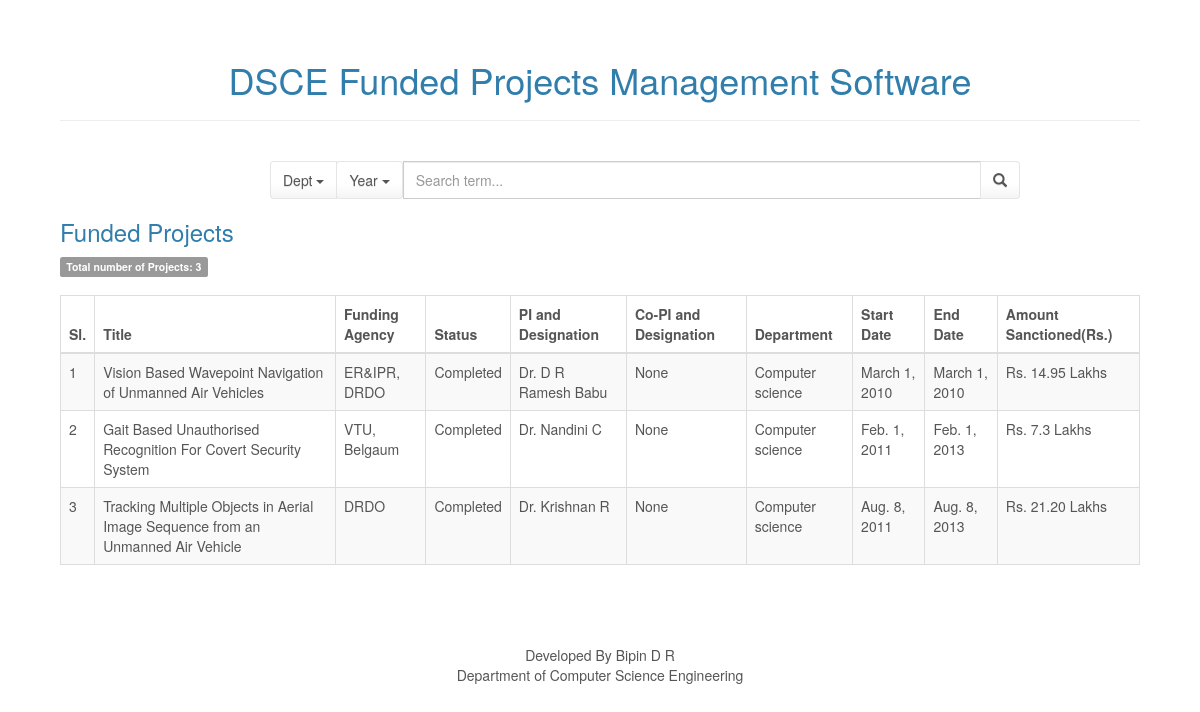
Before: /projects/fundedprojects with the older database file.
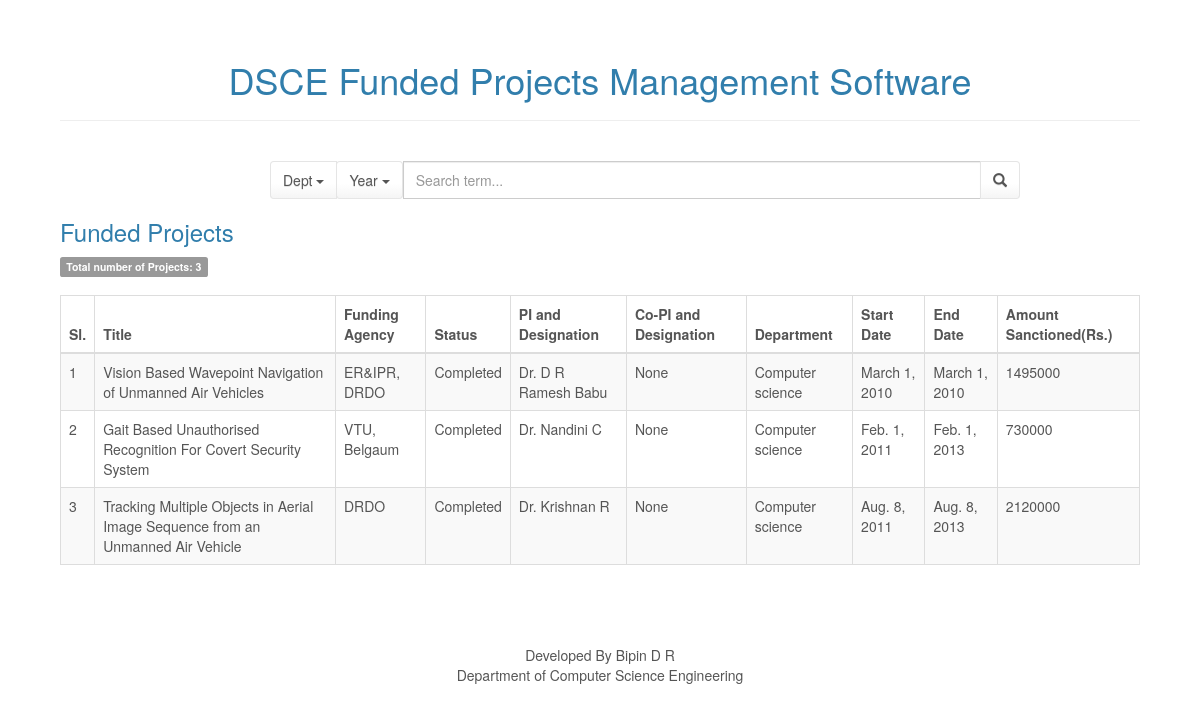
After: the same page with the newer database file.
### projects/models.py (models this page shows, shortened)
class FundedProject(models.Model):
    title = models.CharField("Title",max_length=300)
    dept = models.CharField("Department",max_length=50)
    status = models.CharField("status", max_length=50,
                              choices=[('Completed', 'Completed'), ('OnGoing', 'OnGoing')])
    funding_agency = models.CharField("Funding Agency",max_length=100)
    pi_designation = models.CharField("PI and Designation",max_length=100)
    co_pi_designation = models.CharField("Co-PI and Designation",max_length=100, blank = True, null = True)
    start_date = models.DateField("Start Date", blank=True, null=True)
    end_date = models.DateField("End Date", blank=True, null=True)
    amount_sactioned = models.IntegerField("Amount Sanctioned",max_length=50)
    class Meta:
        pass

### projects/views.py (the view)
# urls.py: url(r'^projects/', include('projects.urls')),
def projects(request):
    global all_projects
    all_projects = FundedProject.objects.all()
    total = all_projects.count()
    context = {
        'all_projects': all_projects,
        'total': total,
    }
    return render(request, 'projects/index.html', context)

### projects/templates/projects/index.html (shortened to what this page needs)
<!DOCTYPE html>
<html>
<head>
    {% load staticfiles %}
    <link rel="stylesheet" href="{% static 'assets/bootstrap/css/bootstrap.min.css' %}">
    <link rel="stylesheet" href="{% static 'assets/css/styles.css' %}">
</head>
<body>
<h1 align="center">DSCE Funded Projects Management Software</h1>
<hr>
<br>
<div class="container">
    <form type="get" action="/projects/bob" style="margin: 0">
        <div class="row">
            <div class="col-xs-8 col-xs-offset-2">
                <div class="input-group">
                    <div class="input-group-btn search-panel">
                        <button type="button" class="btn btn-default dropdown-toggle" data-toggle="dropdown">
                            <span id="search_dept">Dept</span> <span class="caret"></span>
                        </button>
                    </div>
                    <div class="input-group-btn search-panel">
                        <button type="button" class="btn btn-default dropdown-toggle" data-toggle="dropdown">
                            <span id="search_date">Year</span> <span class="caret"></span>
                        </button>
                    </div>
                    <input type="text" class="form-control" name="search_box" placeholder="Search term...">
                    <span class="input-group-btn">
                    <button id="search_submit" class="btn btn-default" type="submit"><span
                            class="glyphicon glyphicon-search"></span></button>
                    </span>
                </div>
            </div>
        </div>
    </form>
</div>
<a href="/projects">
    <h3>Funded Projects</h3>
</a>
<span class="label label-default">Total number of Projects: {{ total }}</span>
<br>
<br>
{% if all_projects %}
    <div class="table-responsive">
        <table class="table table-striped table-bordered">
            <thead>
            <tr>
                <th>Sl.</th>
                <th>Title</th>
                <th>Funding Agency</th>
                <th>Status</th>
                <th>PI and Designation</th>
                <th>Co-PI and Designation</th>
                <th>Department</th>
                <th>Start Date</th>
                <th>End Date</th>
                <th>Amount Sanctioned(Rs.)</th>
            </tr>
            </thead>
            <tbody>
            {% for i in all_projects %}
                <tr>
                    <td>{{ forloop.counter }}</td>
                    <td>{{ i.title }}</td>
                    <td>{{ i.funding_agency }}</td>
                    <td>{{ i.status }}</td>
                    <td>{{ i.pi_designation }}</td>
                    <td>{{ i.co_pi_designation }}</td>
                    <td>{{ i.dept }}</td>
                    <td>{{ i.start_date }}</td>
                    <td>{{ i.end_date }}</td>
                    <td>{{ i.amount_sactioned }}</td>
                </tr>
            {% endfor %}
            </tbody>
        </table>
    </div>
{% else %}
    <strong>No Publications</strong>
    <br>
    <br>
    <br>
{% endif %}
<br>
<br>
<br>
<div class="footer">Developed By Bipin D R</div>
<div class="footer"> Department of Computer Science Engineering</div>
</body>
</html>

Changed rows visible on the page:
changed FundedProject "Vision Based Wavepoint Navigation of Unmanned Air Vehicles": amount_sactioned "Rs. 14.95 Lakhs" → "1495000"
changed FundedProject "Gait Based Unauthorised Recognition For Covert Security System": amount_sactioned "Rs. 7.3 Lakhs" → "730000"
changed FundedProject "Tracking Multiple Objects in Aerial Image Sequence from an Unmanned Air Vehicle": amount_sactioned "Rs. 21.20 Lakhs" → "2120000"
